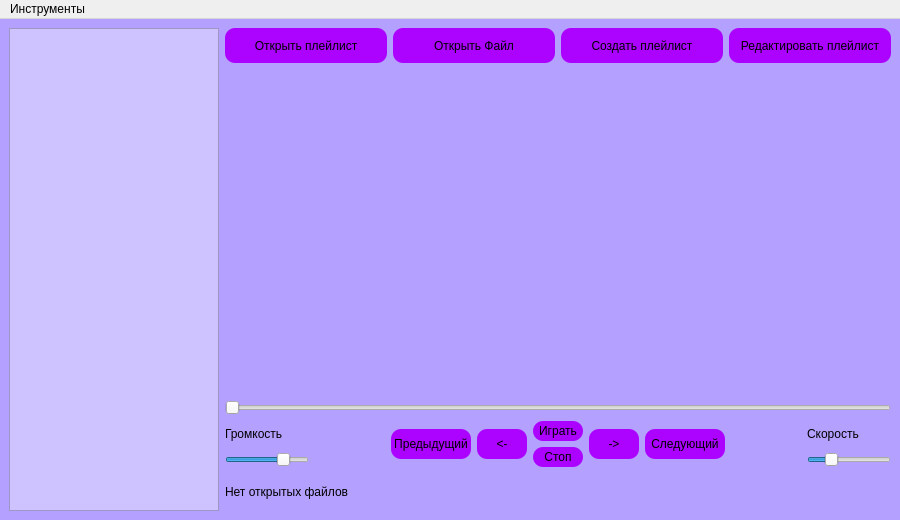
<?xml version="1.0" encoding="UTF-8"?>
<ui version="4.0">
 <class>MainWindow</class>
 <widget class="QMainWindow" name="MainWindow">
  <property name="enabled">
   <bool>true</bool>
  </property>
  <property name="geometry">
   <rect>
    <x>0</x>
    <y>0</y>
    <width>900</width>
    <height>520</height>
   </rect>
  </property>
  <property name="sizePolicy">
   <sizepolicy hsizetype="Minimum" vsizetype="Expanding">
    <horstretch>0</horstretch>
    <verstretch>0</verstretch>
   </sizepolicy>
  </property>
  <property name="minimumSize">
   <size>
    <width>900</width>
    <height>520</height>
   </size>
  </property>
  <property name="windowTitle">
   <string>Музыкальный плеер</string>
  </property>
  <property name="styleSheet">
   <string notr="true">QMainWindow {
background-color: rgb(179, 160, 255);
}

QPushButton {
background-color: rgb(172, 2, 255);
border-radius: 10%;
}

QPushButton:hover  {
background-color: rgb(181, 52, 255);
}

listWidjet  {
background-color: rgb(179, 160, 255);
}


</string>
  </property>
  <widget class="QWidget" name="centralwidget">
   <layout class="QVBoxLayout" name="verticalLayout_6">
    <item>
     <layout class="QHBoxLayout" name="horizontalLayout_5">
      <item>
       <widget class="QListWidget" name="objects">
        <property name="maximumSize">
         <size>
          <width>250</width>
          <height>16777215</height>
         </size>
        </property>
        <property name="styleSheet">
         <string notr="true">background-color: rgb(207, 195, 255);</string>
        </property>
       </widget>
      </item>
      <item>
       <layout class="QVBoxLayout" name="verticalLayout_5">
        <item>
         <layout class="QHBoxLayout" name="horizontalLayout">
          <item>
           <widget class="QPushButton" name="open_playlist">
            <property name="sizePolicy">
             <sizepolicy hsizetype="Minimum" vsizetype="Minimum">
              <horstretch>0</horstretch>
              <verstretch>0</verstretch>
             </sizepolicy>
            </property>
            <property name="minimumSize">
             <size>
              <width>100</width>
              <height>35</height>
             </size>
            </property>
            <property name="maximumSize">
             <size>
              <width>16777215</width>
              <height>35</height>
             </size>
            </property>
            <property name="text">
             <string>Открыть плейлист</string>
            </property>
           </widget>
          </item>
          <item>
           <widget class="QPushButton" name="open">
            <property name="sizePolicy">
             <sizepolicy hsizetype="Minimum" vsizetype="Expanding">
              <horstretch>0</horstretch>
              <verstretch>0</verstretch>
             </sizepolicy>
            </property>
            <property name="minimumSize">
             <size>
              <width>100</width>
              <height>20</height>
             </size>
            </property>
            <property name="maximumSize">
             <size>
              <width>16777215</width>
              <height>35</height>
             </size>
            </property>
            <property name="text">
             <string>Открыть Файл</string>
            </property>
           </widget>
          </item>
          <item>
           <widget class="QPushButton" name="make_playlist">
            <property name="sizePolicy">
             <sizepolicy hsizetype="Minimum" vsizetype="Expanding">
              <horstretch>0</horstretch>
              <verstretch>0</verstretch>
             </sizepolicy>
            </property>
            <property name="minimumSize">
             <size>
              <width>100</width>
              <height>20</height>
             </size>
            </property>
            <property name="maximumSize">
             <size>
              <width>16777215</width>
              <height>35</height>
             </size>
            </property>
            <property name="text">
             <string>Создать плейлист</string>
            </property>
           </widget>
          </item>
          <item>
           <widget class="QPushButton" name="edit_playlist">
            <property name="enabled">
             <bool>true</bool>
            </property>
            <property name="sizePolicy">
             <sizepolicy hsizetype="Minimum" vsizetype="Expanding">
              <horstretch>0</horstretch>
              <verstretch>0</verstretch>
             </sizepolicy>
            </property>
            <property name="minimumSize">
             <size>
              <width>100</width>
              <height>20</height>
             </size>
            </property>
            <property name="maximumSize">
             <size>
              <width>16777215</width>
              <height>35</height>
             </size>
            </property>
            <property name="acceptDrops">
             <bool>false</bool>
            </property>
            <property name="toolTip">
             <string>Чтобы редактировать плейлист, нужно открыть плейлист</string>
            </property>
            <property name="toolTipDuration">
             <number>0</number>
            </property>
            <property name="text">
             <string>Редактировать плейлист</string>
            </property>
           </widget>
          </item>
         </layout>
        </item>
        <item>
         <layout class="QHBoxLayout" name="horizontalLayout_4">
          <item>
           <spacer name="horizontalSpacer_3">
            <property name="orientation">
             <enum>Qt::Horizontal</enum>
            </property>
            <property name="sizeHint" stdset="0">
             <size>
              <width>40</width>
              <height>20</height>
             </size>
            </property>
           </spacer>
          </item>
          <item>
           <widget class="QLabel" name="image">
            <property name="sizePolicy">
             <sizepolicy hsizetype="Minimum" vsizetype="Minimum">
              <horstretch>0</horstretch>
              <verstretch>0</verstretch>
             </sizepolicy>
            </property>
            <property name="minimumSize">
             <size>
              <width>625</width>
              <height>325</height>
             </size>
            </property>
            <property name="maximumSize">
             <size>
              <width>625</width>
              <height>325</height>
             </size>
            </property>
            <property name="focusPolicy">
             <enum>Qt::WheelFocus</enum>
            </property>
            <property name="toolTipDuration">
             <number>-3</number>
            </property>
            <property name="layoutDirection">
             <enum>Qt::LeftToRight</enum>
            </property>
            <property name="autoFillBackground">
             <bool>false</bool>
            </property>
            <property name="text">
             <string/>
            </property>
            <property name="alignment">
             <set>Qt::AlignCenter</set>
            </property>
           </widget>
          </item>
          <item>
           <spacer name="horizontalSpacer_4">
            <property name="orientation">
             <enum>Qt::Horizontal</enum>
            </property>
            <property name="sizeHint" stdset="0">
             <size>
              <width>40</width>
              <height>20</height>
             </size>
            </property>
           </spacer>
          </item>
         </layout>
        </item>
        <item>
         <layout class="QVBoxLayout" name="verticalLayout_4">
          <item>
           <widget class="QSlider" name="position">
            <property name="maximum">
             <number>100</number>
            </property>
            <property name="pageStep">
             <number>1</number>
            </property>
            <property name="orientation">
             <enum>Qt::Horizontal</enum>
            </property>
           </widget>
          </item>
          <item>
           <layout class="QHBoxLayout" name="horizontalLayout_3">
            <item>
             <layout class="QVBoxLayout" name="verticalLayout_2">
              <item>
               <widget class="QLabel" name="volume_text">
                <property name="text">
                 <string>Громкость</string>
                </property>
               </widget>
              </item>
              <item>
               <widget class="QSlider" name="volume">
                <property name="maximum">
                 <number>101</number>
                </property>
                <property name="value">
                 <number>75</number>
                </property>
                <property name="orientation">
                 <enum>Qt::Horizontal</enum>
                </property>
               </widget>
              </item>
             </layout>
            </item>
            <item>
             <spacer name="horizontalSpacer">
              <property name="orientation">
               <enum>Qt::Horizontal</enum>
              </property>
              <property name="sizeHint" stdset="0">
               <size>
                <width>40</width>
                <height>20</height>
               </size>
              </property>
             </spacer>
            </item>
            <item>
             <layout class="QHBoxLayout" name="horizontalLayout_2">
              <item>
               <widget class="QPushButton" name="before">
                <property name="minimumSize">
                 <size>
                  <width>80</width>
                  <height>0</height>
                 </size>
                </property>
                <property name="maximumSize">
                 <size>
                  <width>80</width>
                  <height>30</height>
                 </size>
                </property>
                <property name="text">
                 <string>Предыдущий</string>
                </property>
               </widget>
              </item>
              <item>
               <widget class="QPushButton" name="rewind_back">
                <property name="sizePolicy">
                 <sizepolicy hsizetype="Minimum" vsizetype="Expanding">
                  <horstretch>0</horstretch>
                  <verstretch>0</verstretch>
                 </sizepolicy>
                </property>
                <property name="minimumSize">
                 <size>
                  <width>50</width>
                  <height>0</height>
                 </size>
                </property>
                <property name="maximumSize">
                 <size>
                  <width>50</width>
                  <height>30</height>
                 </size>
                </property>
                <property name="text">
                 <string>&lt;-</string>
                </property>
               </widget>
              </item>
              <item>
               <layout class="QVBoxLayout" name="verticalLayout">
                <item>
                 <widget class="QPushButton" name="play">
                  <property name="sizePolicy">
                   <sizepolicy hsizetype="Minimum" vsizetype="Expanding">
                    <horstretch>0</horstretch>
                    <verstretch>0</verstretch>
                   </sizepolicy>
                  </property>
                  <property name="minimumSize">
                   <size>
                    <width>50</width>
                    <height>20</height>
                   </size>
                  </property>
                  <property name="maximumSize">
                   <size>
                    <width>50</width>
                    <height>20</height>
                   </size>
                  </property>
                  <property name="text">
                   <string>Играть</string>
                  </property>
                 </widget>
                </item>
                <item>
                 <widget class="QPushButton" name="stop">
                  <property name="sizePolicy">
                   <sizepolicy hsizetype="Minimum" vsizetype="Expanding">
                    <horstretch>0</horstretch>
                    <verstretch>0</verstretch>
                   </sizepolicy>
                  </property>
                  <property name="minimumSize">
                   <size>
                    <width>50</width>
                    <height>20</height>
                   </size>
                  </property>
                  <property name="maximumSize">
                   <size>
                    <width>50</width>
                    <height>20</height>
                   </size>
                  </property>
                  <property name="text">
                   <string>Стоп</string>
                  </property>
                 </widget>
                </item>
               </layout>
              </item>
              <item>
               <widget class="QPushButton" name="rewind_forward">
                <property name="sizePolicy">
                 <sizepolicy hsizetype="Minimum" vsizetype="Expanding">
                  <horstretch>0</horstretch>
                  <verstretch>0</verstretch>
                 </sizepolicy>
                </property>
                <property name="minimumSize">
                 <size>
                  <width>50</width>
                  <height>0</height>
                 </size>
                </property>
                <property name="maximumSize">
                 <size>
                  <width>50</width>
                  <height>30</height>
                 </size>
                </property>
                <property name="text">
                 <string>-&gt;</string>
                </property>
               </widget>
              </item>
              <item>
               <widget class="QPushButton" name="next">
                <property name="minimumSize">
                 <size>
                  <width>80</width>
                  <height>0</height>
                 </size>
                </property>
                <property name="maximumSize">
                 <size>
                  <width>80</width>
                  <height>30</height>
                 </size>
                </property>
                <property name="text">
                 <string>Следующий</string>
                </property>
               </widget>
              </item>
             </layout>
            </item>
            <item>
             <spacer name="horizontalSpacer_2">
              <property name="orientation">
               <enum>Qt::Horizontal</enum>
              </property>
              <property name="sizeHint" stdset="0">
               <size>
                <width>40</width>
                <height>20</height>
               </size>
              </property>
             </spacer>
            </item>
            <item>
             <layout class="QVBoxLayout" name="verticalLayout_3">
              <item>
               <widget class="QLabel" name="spedd_text">
                <property name="text">
                 <string>Скорость</string>
                </property>
               </widget>
              </item>
              <item>
               <widget class="QSlider" name="speed">
                <property name="minimum">
                 <number>50</number>
                </property>
                <property name="maximum">
                 <number>250</number>
                </property>
                <property name="pageStep">
                 <number>1</number>
                </property>
                <property name="value">
                 <number>100</number>
                </property>
                <property name="orientation">
                 <enum>Qt::Horizontal</enum>
                </property>
               </widget>
              </item>
             </layout>
            </item>
           </layout>
          </item>
          <item>
           <widget class="QLabel" name="status_bar">
            <property name="maximumSize">
             <size>
              <width>16777215</width>
              <height>40</height>
             </size>
            </property>
            <property name="text">
             <string>Нет открытых файлов</string>
            </property>
           </widget>
          </item>
         </layout>
        </item>
       </layout>
      </item>
     </layout>
    </item>
   </layout>
  </widget>
  <widget class="QMenuBar" name="menubar">
   <property name="geometry">
    <rect>
     <x>0</x>
     <y>0</y>
     <width>900</width>
     <height>19</height>
    </rect>
   </property>
   <widget class="QMenu" name="menu">
    <property name="title">
     <string>Инструменты</string>
    </property>
    <addaction name="open_file_action"/>
    <addaction name="open_pleylist_action"/>
    <addaction name="make_pleylist_action"/>
    <addaction name="edit_playlist_action"/>
   </widget>
   <addaction name="menu"/>
  </widget>
  <action name="open_file_action">
   <property name="text">
    <string>Открыть файл</string>
   </property>
   <property name="shortcut">
    <string>Ctrl+O</string>
   </property>
  </action>
  <action name="open_pleylist_action">
   <property name="text">
    <string>Открыть плейлист</string>
   </property>
   <property name="shortcut">
    <string>Ctrl+P</string>
   </property>
  </action>
  <action name="make_pleylist_action">
   <property name="text">
    <string>Создать плейлист</string>
   </property>
   <property name="shortcut">
    <string>Ctrl+M</string>
   </property>
  </action>
  <action name="volum_plus_action">
   <property name="text">
    <string>Громкость +</string>
   </property>
  </action>
  <action name="volume_minus_action">
   <property name="text">
    <string>Громкость -</string>
   </property>
  </action>
  <action name="speed_plus_action">
   <property name="text">
    <string>Скорость +</string>
   </property>
  </action>
  <action name="speed_minus_action">
   <property name="text">
    <string>Скорость -</string>
   </property>
  </action>
  <action name="edit_playlist_action">
   <property name="text">
    <string>Редактировать плейлист</string>
   </property>
   <property name="shortcut">
    <string>Ctrl+E</string>
   </property>
  </action>
 </widget>
 <resources/>
 <connections/>
</ui>
